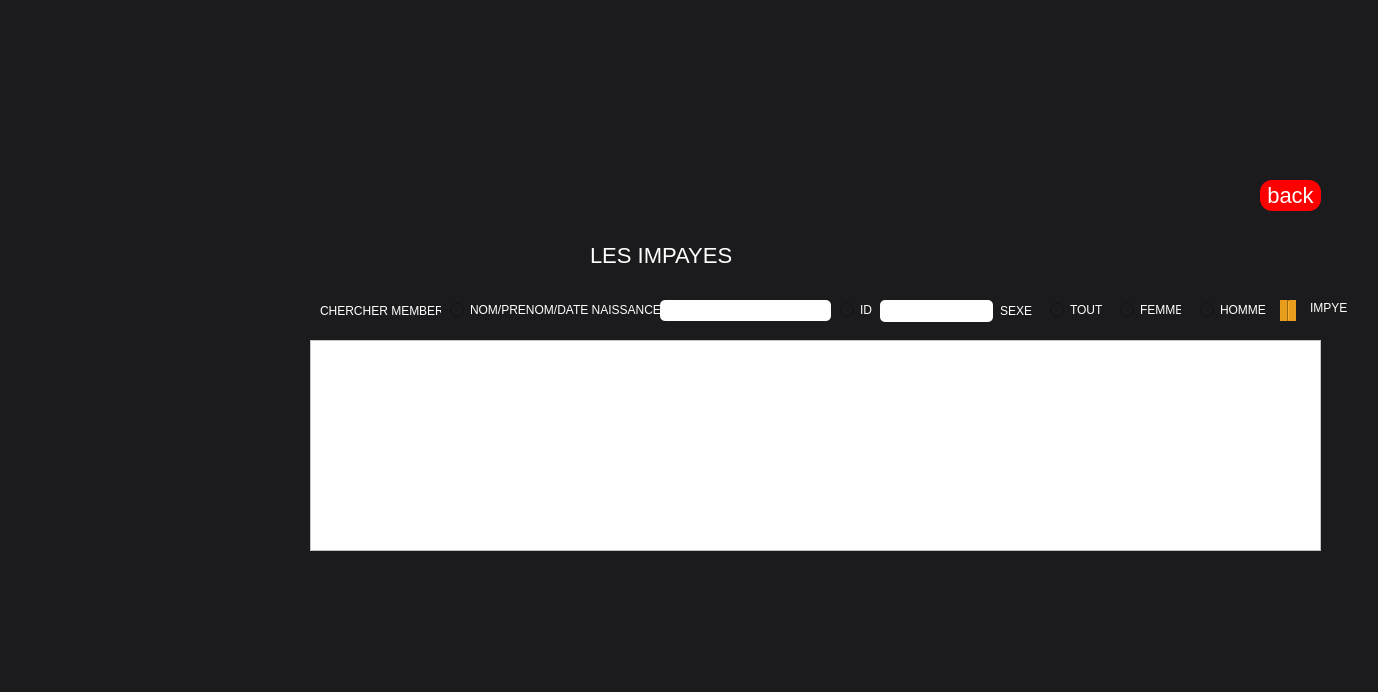
<?xml version="1.0" encoding="UTF-8"?>
<ui version="4.0">
 <class>regler</class>
 <widget class="QDialog" name="regler">
  <property name="geometry">
   <rect>
    <x>0</x>
    <y>0</y>
    <width>1378</width>
    <height>692</height>
   </rect>
  </property>
  <property name="windowTitle">
   <string>Dialog</string>
  </property>
  <property name="styleSheet">
   <string notr="true">background-color:#1b1a1c;</string>
  </property>
  <widget class="QPushButton" name="pushButton_4">
   <property name="geometry">
    <rect>
     <x>1260</x>
     <y>180</y>
     <width>61</width>
     <height>31</height>
    </rect>
   </property>
   <property name="styleSheet">
    <string notr="true">background-color:red;
color:#fff;
border-radius:12px;
font-size:22px;</string>
   </property>
   <property name="text">
    <string>back</string>
   </property>
  </widget>
  <widget class="QRadioButton" name="radioButton_2">
   <property name="geometry">
    <rect>
     <x>840</x>
     <y>300</y>
     <width>41</width>
     <height>20</height>
    </rect>
   </property>
   <property name="styleSheet">
    <string notr="true">color:#fff;
</string>
   </property>
   <property name="text">
    <string>ID</string>
   </property>
  </widget>
  <widget class="QLabel" name="label">
   <property name="geometry">
    <rect>
     <x>590</x>
     <y>240</y>
     <width>291</width>
     <height>31</height>
    </rect>
   </property>
   <property name="styleSheet">
    <string notr="true">font-size:22px;
color:#fff;
</string>
   </property>
   <property name="text">
    <string>LES IMPAYES</string>
   </property>
  </widget>
  <widget class="QLabel" name="label_2">
   <property name="geometry">
    <rect>
     <x>1000</x>
     <y>300</y>
     <width>49</width>
     <height>21</height>
    </rect>
   </property>
   <property name="styleSheet">
    <string notr="true">color:#fff;
</string>
   </property>
   <property name="text">
    <string>SEXE</string>
   </property>
  </widget>
  <widget class="QRadioButton" name="radioButton">
   <property name="geometry">
    <rect>
     <x>450</x>
     <y>300</y>
     <width>221</width>
     <height>20</height>
    </rect>
   </property>
   <property name="styleSheet">
    <string notr="true">color:#fff;
</string>
   </property>
   <property name="text">
    <string>NOM/PRENOM/DATE NAISSANCE</string>
   </property>
  </widget>
  <widget class="QLineEdit" name="lineEdit_2">
   <property name="geometry">
    <rect>
     <x>880</x>
     <y>300</y>
     <width>113</width>
     <height>22</height>
    </rect>
   </property>
   <property name="styleSheet">
    <string notr="true">
  border: 2px solid #ccc;
  border-radius: 5px;
  font-size: 16px;
  background-color:#fff;
  width: 100%;
border:none;</string>
   </property>
  </widget>
  <widget class="QLabel" name="label_3">
   <property name="geometry">
    <rect>
     <x>320</x>
     <y>300</y>
     <width>121</width>
     <height>21</height>
    </rect>
   </property>
   <property name="styleSheet">
    <string notr="true">color:#fff;
</string>
   </property>
   <property name="text">
    <string>CHERCHER MEMBERE</string>
   </property>
  </widget>
  <widget class="QTableView" name="tableView">
   <property name="geometry">
    <rect>
     <x>310</x>
     <y>340</y>
     <width>1011</width>
     <height>211</height>
    </rect>
   </property>
   <property name="styleSheet">
    <string notr="true">background-color:#fff;</string>
   </property>
  </widget>
  <widget class="QLineEdit" name="lineEdit">
   <property name="geometry">
    <rect>
     <x>660</x>
     <y>300</y>
     <width>171</width>
     <height>21</height>
    </rect>
   </property>
   <property name="styleSheet">
    <string notr="true">
  border: 2px solid #ccc;
  border-radius: 5px;
  font-size: 16px;
  background-color:#fff;
  width: 100%;
border:none;</string>
   </property>
  </widget>
  <widget class="QRadioButton" name="radioButton_3">
   <property name="geometry">
    <rect>
     <x>1050</x>
     <y>300</y>
     <width>89</width>
     <height>20</height>
    </rect>
   </property>
   <property name="styleSheet">
    <string notr="true">color:#fff;
</string>
   </property>
   <property name="text">
    <string>TOUT</string>
   </property>
  </widget>
  <widget class="QRadioButton" name="radioButton_4">
   <property name="geometry">
    <rect>
     <x>1120</x>
     <y>300</y>
     <width>61</width>
     <height>20</height>
    </rect>
   </property>
   <property name="styleSheet">
    <string notr="true">color:#fff;
</string>
   </property>
   <property name="text">
    <string>FEMME</string>
   </property>
  </widget>
  <widget class="QRadioButton" name="radioButton_5">
   <property name="geometry">
    <rect>
     <x>1200</x>
     <y>300</y>
     <width>89</width>
     <height>20</height>
    </rect>
   </property>
   <property name="styleSheet">
    <string notr="true">color:#fff;
</string>
   </property>
   <property name="text">
    <string>HOMME</string>
   </property>
  </widget>
  <widget class="Line" name="line">
   <property name="geometry">
    <rect>
     <x>1280</x>
     <y>300</y>
     <width>16</width>
     <height>21</height>
    </rect>
   </property>
   <property name="styleSheet">
    <string notr="true">background-color:#E89D1C</string>
   </property>
   <property name="orientation">
    <enum>Qt::Vertical</enum>
   </property>
  </widget>
  <widget class="QLabel" name="label_4">
   <property name="geometry">
    <rect>
     <x>1310</x>
     <y>300</y>
     <width>221</width>
     <height>16</height>
    </rect>
   </property>
   <property name="styleSheet">
    <string notr="true">color:#fff;
</string>
   </property>
   <property name="text">
    <string>IMPYE</string>
   </property>
  </widget>
 </widget>
 <resources/>
 <connections/>
</ui>
